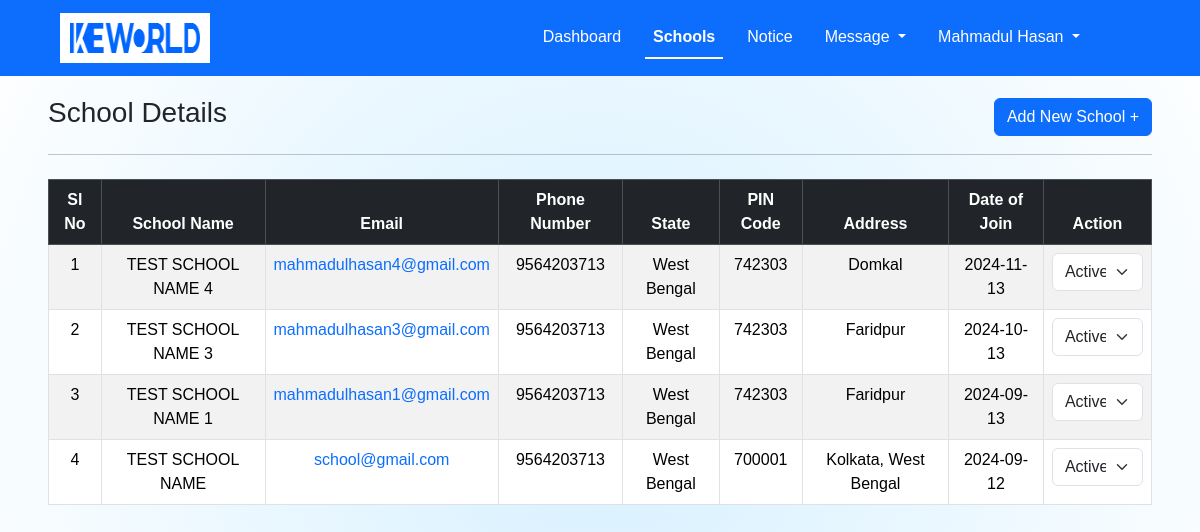
/admin/school.php (signed in), run on the app's committed database.
### tables this page shows
CREATE TABLE `school_details` (
  `id` int(255) NOT NULL,
  `school_name` varchar(255) NOT NULL,
  `email` varchar(255) NOT NULL,
  `phone_no` varchar(20) NOT NULL,
  `state` varchar(255) NOT NULL,
  `pin_code` int(10) NOT NULL,
  `address` varchar(255) NOT NULL,
  `date` date NOT NULL,
  `password` varchar(255) NOT NULL,
  `status` varchar(20) NOT NULL,
  `reset_token` varchar(10) NOT NULL
);

### admin/school.php (the view, shortened to what this page needs)
<?php
include "../config.php";
include "header.php";
?>
<section class="m-5" style="background:none !important;">
    <div style="display: flex; justify-content: space-between; align-items: center;">
        <h3>School Details</h3>
         <button type="button" class="btn btn-primary" data-bs-toggle="modal" data-bs-target="#addschool">
            Add New School +
        </button>
    </div>
    <hr>
    <div class="mt-4 text-center overflow-auto">
        <table class="table table-bordered table-striped">
            <thead class="table-dark">
                <tr>
                    <th>Sl No</th>
                    <th>School Name</th>
                    <th>Email</th>
                    <th>Phone Number</th>
                    <th>State</th>
                    <th>PIN Code</th>
                    <th>Address</th>
                    <th>Date of Join</th>
                    <th>Action</th>
                </tr>
            </thead>
            <tbody>
            <?php
            $query = "SELECT `id`, `school_name`, `email`, `phone_no`, `state`, `pin_code`, `address`,`date`, `status` FROM `school_details` ORDER BY `id` DESC";
            $result = $conn->query($query);
            $serial_no = 1;
            if ($result->num_rows > 0) {
                while ($row = $result->fetch_assoc()) {
                    echo '<tr>
                            <td>' . $serial_no++ . '</td>
                            <td>' . htmlspecialchars($row["school_name"]) . '</td>
                            <td><a href="mailto:' . htmlspecialchars($row["email"]) . '">' . htmlspecialchars($row["email"]) . '</a></td>
                            <td>' . htmlspecialchars($row["phone_no"]) . '</td>
                            <td>' . htmlspecialchars($row["state"]) . '</td>
                            <td>' . htmlspecialchars($row["pin_code"]) . '</td>
                            <td>' . htmlspecialchars($row["address"]) . '</td>
                            <td>' . htmlspecialchars($row["date"]) . '</td>
                            <td>
                                <select class="form-select" onchange="updateStatus(' . $row['id'] . ', this.value)">
                                    <option value="active" ' . ($row['status'] === 'active' ? 'selected' : '') . '>Active</option>
                                    <option value="inactive" ' . ($row['status'] === 'inactive' ? 'selected' : '') . '>Inactive</option>
                                </select>
                            </td>
                          </tr>';
                }
            } else {
                echo '<tr><td colspan="8">No records found.</td></tr>';
            }
            ?>
            </tbody>
        </table>
    </div>
</section>
<?php
include "footer.php";
?>

### assets/style.css (style rules this page uses)
html { scroll-behavior: smooth; }
* { font-family: 'poppins', sans-serif; margin: 0; padding: 0; box-sizing: border-box; list-style: none; text-decoration: none; scroll-behavior: smooth; scroll-padding-top: 2rem; }
:root { --main-color: #647bff; --body-color: #191a34; --container-color: #171b3c2c; --heading-color: #4c4c5c7a; --box-color: #16193573; --light-box-color: #73747e73; --bg-color: #fff; --light-blue-color: #b7ece7; --light-blue-color: #d7f6f3; --light-orange-color: hsl(170, 82%, 74%); --red-color: #581c1c; }
section { padding: 3rem 0 2rem; }
a { text-decoration: none !important; }

### admin/header.php (style rules this page uses)
body { background: radial-gradient(circle, #d6f0ff, #ffffff); background-attachment: fixed; overflow-x: hidden; }

### data on the page
school_details: school_name "TEST SCHOOL NAME 4", email "mahmadulhasan4@gmail.com", phone_no "9564203713", state "West Bengal", pin_code "742303", address "Domkal", date "2024-11-13", status+id "Active"
school_details: school_name "TEST SCHOOL NAME 3", email "mahmadulhasan3@gmail.com", phone_no "9564203713", state "West Bengal", pin_code "742303", address "Faridpur", date "2024-10-13", status+id "Active"
school_details: school_name "TEST SCHOOL NAME 1", email "mahmadulhasan1@gmail.com", phone_no "9564203713", state "West Bengal", pin_code "742303", address "Faridpur", date "2024-09-13", status+id "Active"
school_details: school_name "TEST SCHOOL NAME", email "school@gmail.com", phone_no "9564203713", state "West Bengal", pin_code "700001", address "Kolkata, West Bengal", date "2024-09-12", status+id "Active"

### other printed values
$_SESSION['name'] "Mahmadul Hasan"
